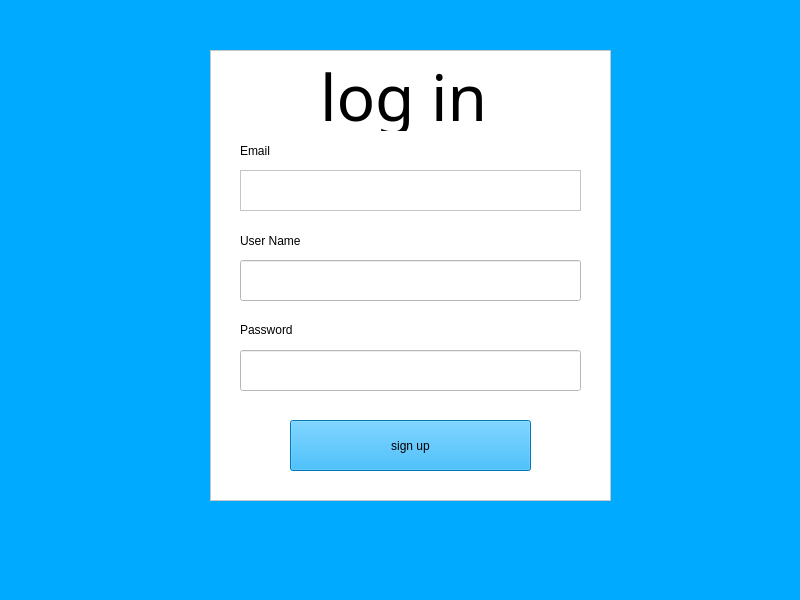
<?xml version="1.0" encoding="UTF-8"?>
<ui version="4.0">
 <class>sign_in</class>
 <widget class="QMainWindow" name="sign_in">
  <property name="geometry">
   <rect>
    <x>0</x>
    <y>0</y>
    <width>800</width>
    <height>600</height>
   </rect>
  </property>
  <property name="windowTitle">
   <string>MainWindow</string>
  </property>
  <property name="styleSheet">
   <string notr="true">background-color: rgb(0, 170, 255);</string>
  </property>
  <widget class="QWidget" name="centralwidget">
   <widget class="QLabel" name="label">
    <property name="geometry">
     <rect>
      <x>320</x>
      <y>60</y>
      <width>191</width>
      <height>71</height>
     </rect>
    </property>
    <property name="font">
     <font>
      <family>MV Boli</family>
      <pointsize>48</pointsize>
      <weight>50</weight>
      <italic>false</italic>
      <bold>false</bold>
     </font>
    </property>
    <property name="styleSheet">
     <string notr="true">background-color: rgb(255, 255, 255);
font: 48pt &quot;MV Boli&quot;;</string>
    </property>
    <property name="text">
     <string>log in</string>
    </property>
   </widget>
   <widget class="QLineEdit" name="lineEdit_2">
    <property name="geometry">
     <rect>
      <x>240</x>
      <y>350</y>
      <width>341</width>
      <height>41</height>
     </rect>
    </property>
    <property name="styleSheet">
     <string notr="true">background-color: rgb(255, 255, 255);</string>
    </property>
   </widget>
   <widget class="QLabel" name="label_2">
    <property name="geometry">
     <rect>
      <x>240</x>
      <y>230</y>
      <width>81</width>
      <height>21</height>
     </rect>
    </property>
    <property name="styleSheet">
     <string notr="true">background-color: rgb(255, 255, 255);
font: 75 12pt &quot;MS Sans Serif&quot;;</string>
    </property>
    <property name="text">
     <string>User Name</string>
    </property>
   </widget>
   <widget class="QLineEdit" name="lineEdit">
    <property name="geometry">
     <rect>
      <x>240</x>
      <y>260</y>
      <width>341</width>
      <height>41</height>
     </rect>
    </property>
    <property name="styleSheet">
     <string notr="true">background-color: rgb(255, 255, 255);</string>
    </property>
   </widget>
   <widget class="QPushButton" name="pushButton">
    <property name="geometry">
     <rect>
      <x>290</x>
      <y>420</y>
      <width>241</width>
      <height>51</height>
     </rect>
    </property>
    <property name="styleSheet">
     <string notr="true">font: 24pt &quot;MV Boli&quot;;</string>
    </property>
    <property name="text">
     <string>sign up</string>
    </property>
   </widget>
   <widget class="QGraphicsView" name="graphicsView">
    <property name="geometry">
     <rect>
      <x>210</x>
      <y>50</y>
      <width>401</width>
      <height>451</height>
     </rect>
    </property>
    <property name="styleSheet">
     <string notr="true">background-color: rgb(255, 255, 255);</string>
    </property>
   </widget>
   <widget class="QLabel" name="label_3">
    <property name="geometry">
     <rect>
      <x>240</x>
      <y>320</y>
      <width>101</width>
      <height>20</height>
     </rect>
    </property>
    <property name="styleSheet">
     <string notr="true">background-color: rgb(255, 255, 255);
font: 75 12pt &quot;MS Sans Serif&quot;;</string>
    </property>
    <property name="text">
     <string>Password</string>
    </property>
   </widget>
   <widget class="QLabel" name="label_4">
    <property name="geometry">
     <rect>
      <x>240</x>
      <y>140</y>
      <width>81</width>
      <height>21</height>
     </rect>
    </property>
    <property name="styleSheet">
     <string notr="true">background-color: rgb(255, 255, 255);
font: 75 12pt &quot;MS Sans Serif&quot;;</string>
    </property>
    <property name="text">
     <string>Email</string>
    </property>
   </widget>
   <widget class="QTextEdit" name="textEdit">
    <property name="geometry">
     <rect>
      <x>240</x>
      <y>170</y>
      <width>341</width>
      <height>41</height>
     </rect>
    </property>
    <property name="styleSheet">
     <string notr="true">background-color: rgb(255, 255, 255);</string>
    </property>
   </widget>
   <zorder>graphicsView</zorder>
   <zorder>label</zorder>
   <zorder>lineEdit_2</zorder>
   <zorder>label_2</zorder>
   <zorder>lineEdit</zorder>
   <zorder>pushButton</zorder>
   <zorder>label_3</zorder>
   <zorder>label_4</zorder>
   <zorder>textEdit</zorder>
  </widget>
  <widget class="QMenuBar" name="menubar">
   <property name="geometry">
    <rect>
     <x>0</x>
     <y>0</y>
     <width>800</width>
     <height>22</height>
    </rect>
   </property>
  </widget>
  <widget class="QStatusBar" name="statusbar"/>
 </widget>
 <resources/>
 <connections/>
</ui>
